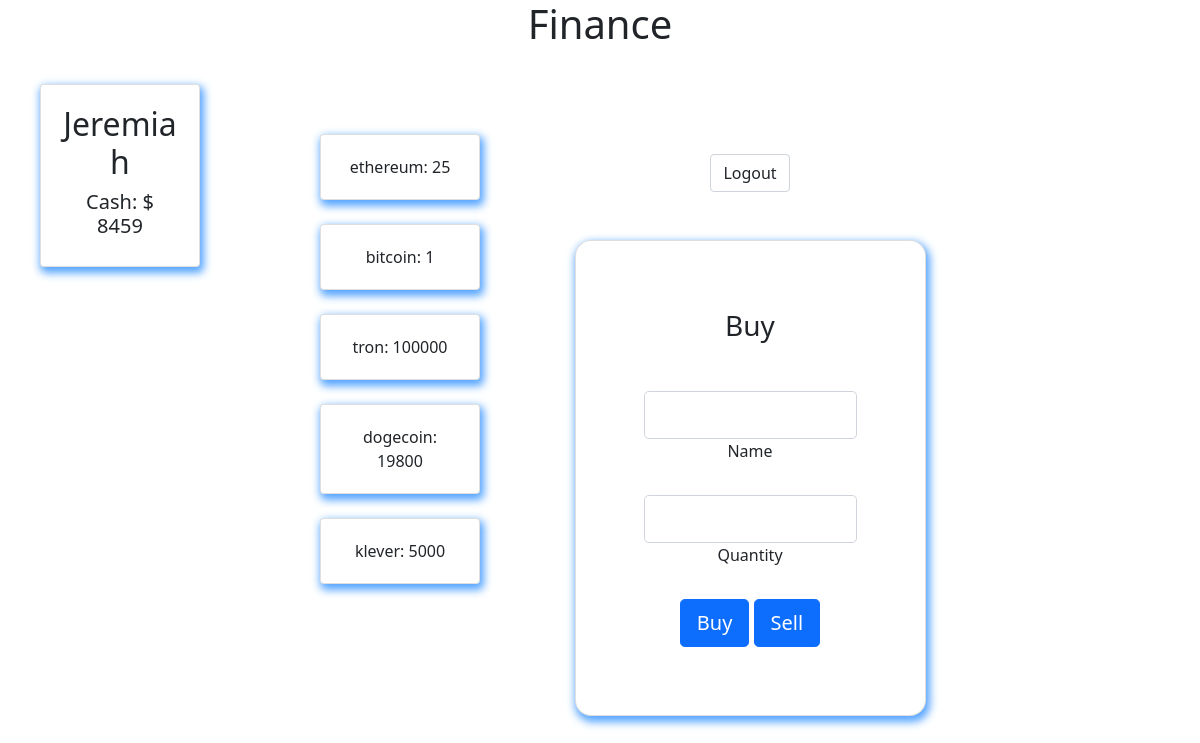
/ (signed in), run on an earlier commit of the app's database.
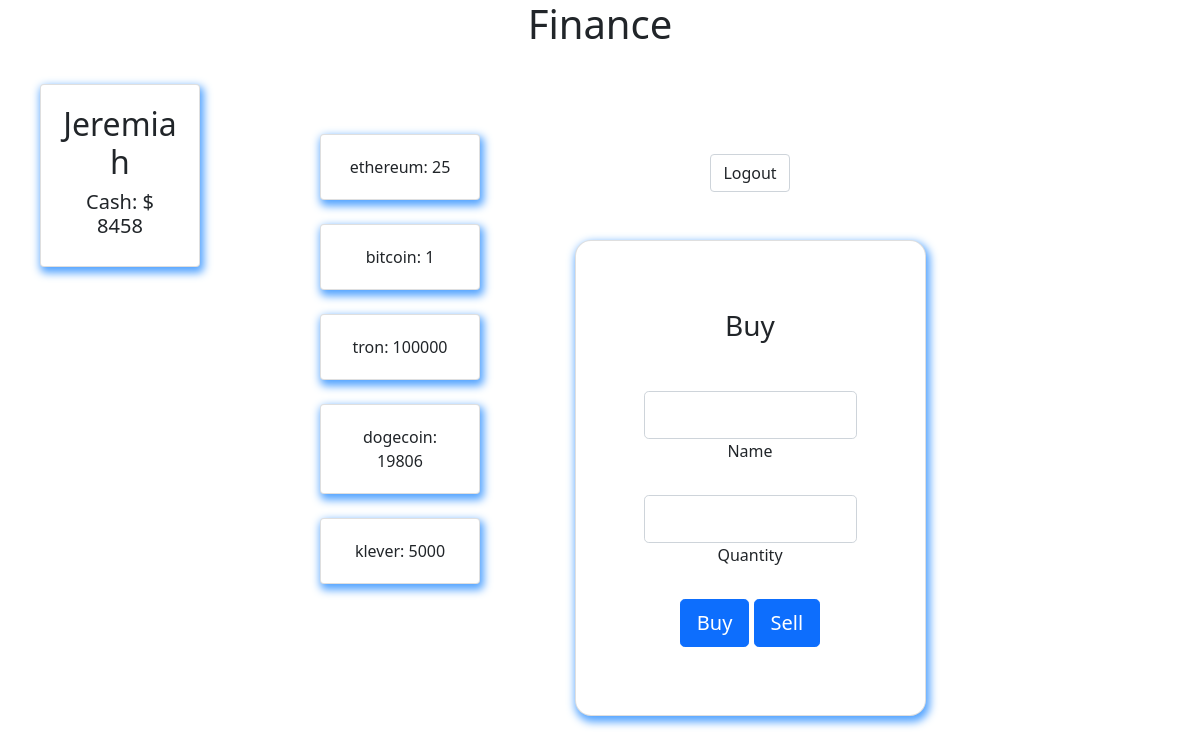
And on a later commit of the database.
### tables this page shows
CREATE TABLE coins(
user_id INTEGER,
name TEXT,
quantity INTEGER
);

### app.py (the view)
@app.route("/")
def main():
     if 'username' not in session:
          return redirect("/login")
     elif session['username'] == "":
          return redirect("/login")
     else:
          users = query_db(f"SELECT * FROM users")
          for i in users:
               if session['username'] != i[2]:
                    pass
               else:
                    username = i[2]
                    break
     cash = query_db(f"SELECT cash FROM users WHERE username == '{session['username']}'")[0][0]
     coins = query_db(f"SELECT name, quantity FROM coins WHERE user_id IN (SELECT id FROM users WHERE username == '{session['username']}')")
     return render_template(
          "index.html",
          username=session['username'],
          coins=coins,
          cash=f"$ {cash}"
          )

### app.py (called while the page is built)
def query_db(text):
     conn = sqlite3.connect("data.db")
     cursor = conn.cursor()
     cursor.execute(f"{text}")
     value = cursor.fetchall()
     conn.commit()
     return value

### templates/index.html (shortened to what this page needs)
<!DOCTYPE html>
<html lang="en">
     <head>
          <link href="/static/styles.css" rel="stylesheet">
          <link href="https://cdn.jsdelivr.net/npm/bootstrap@5.0.2/dist/css/bootstrap.min.css" rel="stylesheet">
          <h1 style="text-align: center;">
          </h1>
     </head>
     <body>
          <div class="column" id="bod">
               <div class="card">
                    <h2>{{ username }}</h2>
                    <h5>Cash: {{cash}}</h5>
               </div>
          </div>
          <div style="display: flexbox; margin-left: 300px;">
               <div class="column">
               {% for i in coins %}
                    <div class="card">
                         {{ i[0] }}: {{ i[1] }}
                    </div><br>
               {% endfor %}
               </div>
          <form action="/logout">
               <input type="submit" class="form-control mx-auto w-auto" value="Logout">
          </form>
     </body>
     <footer>
          <form method="post" style="margin-left: -30;">
               <div class="container py-5 h-100">
               <div class="row d-flex justify-content-center align-items-center h-80">
               <div class="col-10 col-md-8 col-lg-6 col-xl-5">
                    <div class="card shadow-2-strong" style="border-radius: 1rem;">
                    <div class="card-body p-5 text-center">
                         <h3 class="mb-5">Buy</h3>
                         <div class="form-outline mb-4">
                         <input type="text" name="name" class="form-control form-control-lg" />
                         <label class="form-label" for="typeEmailX-2">Name</label>
                         </div>
                         <div class="form-outline mb-4">
                         <input type="number" name="quantity" class="form-control form-control-lg" />
                         <label class="form-label" for="typePasswordX-2">Quantity</label>
                         </div>
                         <input class="btn btn-primary btn-lg btn-block" type="submit" value="Buy" formaction="/buy">
                         <input class="btn btn-primary btn-lg btn-block" type="submit" value="Sell" formaction="/sell">
                    </div>
                    </div>
               </div>
               </div>
               </div>
          </form>
     </footer>
</html>

### static/styles.css (style rules this page uses)
* { box-sizing: border-box; }
body { font-family: Arial, Helvetica, sans-serif; }
.column { width: 200px; height: 40px; padding: 20px; border-radius: 20px; }
.row { margin: 0 -5px; }
.row:after { content: ""; display: table; clear: both; }
.card { box-shadow: 2px 4px 8px 2px rgb(84, 164, 255); padding: 20px; text-align: center; background-color: #f1f1f1; }
#bod { padding: 20px; align-self: left; margin-left: 20px; height: 50px; width: 200px; }

What changed in the data, as far as the page shows it:
changed coins "dogecoin": quantity "19800" → "19806"
Also different on the page:
{{ cash }}: "$ 8459" → "$ 8458"
